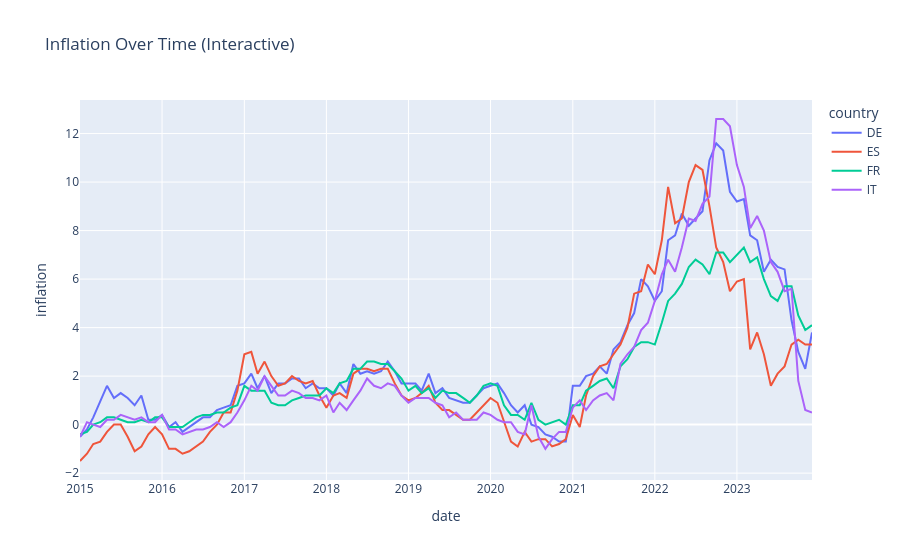

The cell this chart's notebook holds for it:
### Code cell
import plotly.express as px

fig = px.line(
    df,
    x="date",
    y="inflation",
    color="country",
    title="Inflation Over Time (Interactive)"
)

fig.show()
